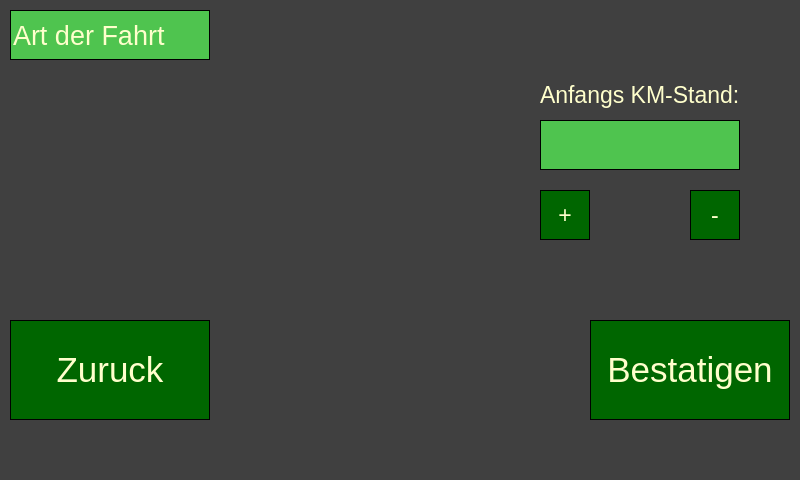
<?xml version="1.0" encoding="UTF-8"?>
<ui version="4.0">
 <class>MainWindow</class>
 <widget class="QMainWindow" name="MainWindow">
  <property name="geometry">
   <rect>
    <x>0</x>
    <y>0</y>
    <width>800</width>
    <height>480</height>
   </rect>
  </property>
  <property name="windowTitle">
   <string>MainWindow</string>
  </property>
  <property name="styleSheet">
   <string notr="true">QWidget{
	background-color: #404040;
	color: #00CC00}
QPushButton{
	color: #FFFFCC; 
	background-color: #006600;
	border-style: inset;
	border-color:black;
	border-width: 1px;}
QLineEdit{
	color: #FFFFCC;
	background-color: #4FC44F;
	border-style: inset;
	border-color:black;
	border-width: 1px;}
QLabel{
	color: #FFFFCC;}</string>
  </property>
  <widget class="QWidget" name="centralwidget">
   <widget class="QPushButton" name="Zuruck">
    <property name="geometry">
     <rect>
      <x>10</x>
      <y>320</y>
      <width>200</width>
      <height>100</height>
     </rect>
    </property>
    <property name="font">
     <font>
      <pointsize>26</pointsize>
     </font>
    </property>
    <property name="text">
     <string>Zuruck</string>
    </property>
   </widget>
   <widget class="QPushButton" name="Bestatigen">
    <property name="geometry">
     <rect>
      <x>590</x>
      <y>320</y>
      <width>200</width>
      <height>100</height>
     </rect>
    </property>
    <property name="font">
     <font>
      <pointsize>26</pointsize>
     </font>
    </property>
    <property name="text">
     <string>Bestatigen</string>
    </property>
   </widget>
   <widget class="QPushButton" name="plus">
    <property name="geometry">
     <rect>
      <x>540</x>
      <y>190</y>
      <width>50</width>
      <height>50</height>
     </rect>
    </property>
    <property name="font">
     <font>
      <pointsize>17</pointsize>
     </font>
    </property>
    <property name="text">
     <string>+</string>
    </property>
   </widget>
   <widget class="QPushButton" name="minus">
    <property name="geometry">
     <rect>
      <x>690</x>
      <y>190</y>
      <width>50</width>
      <height>50</height>
     </rect>
    </property>
    <property name="font">
     <font>
      <pointsize>17</pointsize>
     </font>
    </property>
    <property name="text">
     <string>-</string>
    </property>
   </widget>
   <widget class="QLabel" name="label">
    <property name="geometry">
     <rect>
      <x>540</x>
      <y>70</y>
      <width>200</width>
      <height>50</height>
     </rect>
    </property>
    <property name="font">
     <font>
      <pointsize>17</pointsize>
     </font>
    </property>
    <property name="text">
     <string>Anfangs KM-Stand:</string>
    </property>
   </widget>
   <widget class="QLineEdit" name="lineEdit">
    <property name="geometry">
     <rect>
      <x>10</x>
      <y>10</y>
      <width>200</width>
      <height>50</height>
     </rect>
    </property>
    <property name="font">
     <font>
      <pointsize>20</pointsize>
     </font>
    </property>
    <property name="text">
     <string>Art der Fahrt</string>
    </property>
   </widget>
   <widget class="QLineEdit" name="KM_Stand">
    <property name="geometry">
     <rect>
      <x>540</x>
      <y>120</y>
      <width>200</width>
      <height>50</height>
     </rect>
    </property>
    <property name="font">
     <font>
      <pointsize>17</pointsize>
     </font>
    </property>
   </widget>
  </widget>
  <widget class="QMenuBar" name="menubar">
   <property name="geometry">
    <rect>
     <x>0</x>
     <y>0</y>
     <width>800</width>
     <height>28</height>
    </rect>
   </property>
  </widget>
  <widget class="QStatusBar" name="statusbar"/>
 </widget>
 <resources/>
 <connections/>
</ui>
